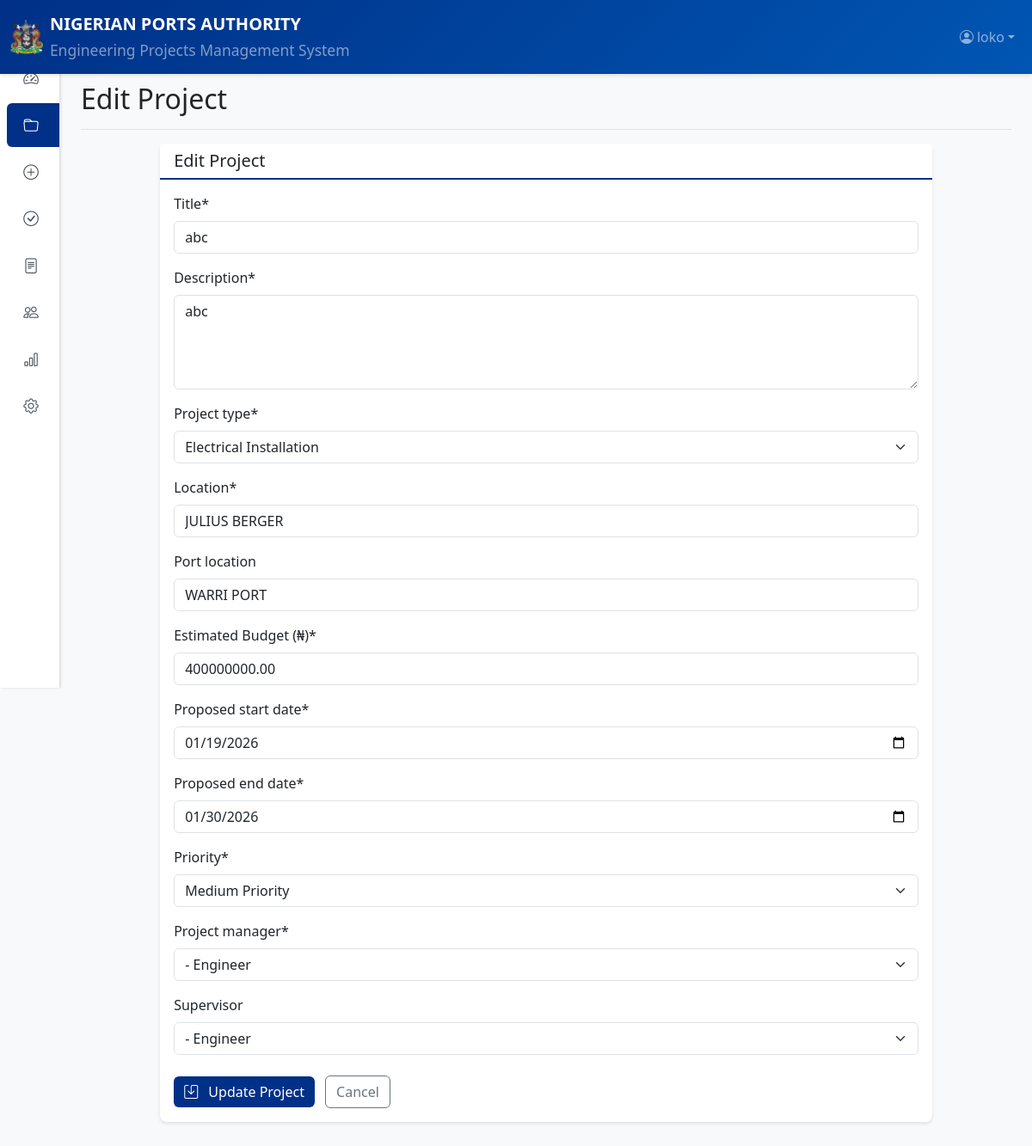
/projects/NPA-ENG-2026-004/update/ (signed in), run on the app's committed database.
### accounts/models.py (models this page shows)
class User(AbstractUser):
    OFFICE_CHOICES = [
        ('executive_director', 'Executive Director'),
        ('general_manager', 'General Manager'),
        ('assistant_general_manager', 'Assistant General Manager'),
        ('chief_port_engineer', 'Chief Port Engineer'),
        ('unit_head', 'Unit Head'),
        ('engineer', 'Engineer'),
    ]
    GRADE_LEVEL_CHOICES = [
        (16, 'GL 17 - Executive Director'),
        (16, 'GL 16 - General Manager'),
        (15, 'GL 15 - Asst. General Manager'),
        (14, 'GL 14 - Principal Manager'),
        (13, 'GL 13 - Senior Manager'),
        (12, 'GL 12 - Manager'),
        (10, 'GL 10 - Asst. Manager'),
        (9, 'GL 9 -  I'),
        (8, 'GL 8 -  II'),
    ]
    DEPARTMENT_CHOICES = [
        ('civil', 'Civil Engineering'),
        ('electrical', 'Electrical Engineering'),
        ('marine', 'Marine Engineering'),
        ('planning', 'Planning & Design'),
        ('maintenance', 'Maintenance'),
        ('dredging', 'Dredging'),
    ]
    office = models.CharField(max_length=50, choices=OFFICE_CHOICES, default='engineer')
    grade_level = models.IntegerField(choices=GRADE_LEVEL_CHOICES, null=True, blank=True)
    department = models.CharField(max_length=50, choices=DEPARTMENT_CHOICES)
    employee_id = models.CharField(max_length=50, unique=True)
    phone_number = models.CharField(max_length=20)
    signature_pin = models.CharField(max_length=6, blank=True, null=True)
    pin_set = models.BooleanField(default=False)
    is_approving_officer = models.BooleanField(default=False)
    created_at = models.DateTimeField(auto_now_add=True)
    updated_at = models.DateTimeField(auto_now=True)
    class Meta:
        ordering = ['-grade_level', 'last_name']
    def __str__(self):
        return f"{self.get_full_name()} - {self.get_office_display()}"

### projects/models.py (models this page shows, shortened)
class Project(models.Model):
    STATUS_CHOICES = [
        ('draft', 'Draft'),
        ('submitted', 'Submitted'),
        ('under_review', 'Under Review'),
        ('approved', 'Approved'),
        ('in_progress', 'In Progress'),
        ('on_hold', 'On Hold'),
        ('completed', 'Completed'),
        ('cancelled', 'Cancelled'),
    ]
    PRIORITY_CHOICES = [
        ('low', 'Low Priority'),
        ('medium', 'Medium Priority'),
        ('high', 'High Priority'),
        ('critical', 'Critical Priority'),
    ]
    PROJECT_TYPE_CHOICES = [
        ('civil', 'Civil Works'),
        ('electrical', 'Electrical Installation'),
        ('mechanical', 'Mechanical Works'),
        ('marine', 'Marine Works'),
        ('dredging', 'Dredging Works'),
        ('maintenance', 'Maintenance'),
        ('rehabilitation', 'Rehabilitation'),
        ('new_construction', 'New Construction'),
    ]
    project_id = models.CharField(max_length=50, unique=True, primary_key=True)
    title = models.CharField(max_length=200)
    description = models.TextField()
    project_type = models.CharField(max_length=50, choices=PROJECT_TYPE_CHOICES)
    location = models.CharField(max_length=200)
    port_location = models.CharField(max_length=100, blank=True)
    estimated_budget = models.DecimalField(max_digits=15, decimal_places=2)
    approved_budget = models.DecimalField(max_digits=15, decimal_places=2, null=True, blank=True)
    spent_budget = models.DecimalField(max_digits=15, decimal_places=2, default=0)
    proposed_start_date = models.DateField()
    proposed_end_date = models.DateField()
    approved_start_date = models.DateField(null=True, blank=True)
    approved_end_date = models.DateField(null=True, blank=True)
    actual_start_date = models.DateField(null=True, blank=True)
    actual_end_date = models.DateField(null=True, blank=True)
    status = models.CharField(max_length=20, choices=STATUS_CHOICES, default='draft')
    priority = models.CharField(max_length=20, choices=PRIORITY_CHOICES, default='medium')
    created_by = models.ForeignKey(User, on_delete=models.CASCADE, related_name='created_projects')
    project_manager = models.ForeignKey(User, on_delete=models.SET_NULL, null=True,
                                        related_name='managed_projects')
    supervisor = models.ForeignKey(User, on_delete=models.SET_NULL, null=True, blank=True,
                                   related_name='supervised_projects')
    contractor = models.ForeignKey(Contractor, on_delete=models.SET_NULL, null=True, blank=True)
    created_at = models.DateTimeField(auto_now_add=True)
    updated_at = models.DateTimeField(auto_now=True)
    submitted_at = models.DateTimeField(null=True, blank=True)
    approved_at = models.DateTimeField(null=True, blank=True)
    reviewed_by = models.ForeignKey(User, on_delete=models.SET_NULL, null=True, blank=True,
                                   related_name='reviewed_projects')
    approved_by = models.ForeignKey(User, on_delete=models.SET_NULL, null=True, blank=True,
                                   related_name='approved_projects')
    class Meta:
        ordering = ['-created_at']

### projects/views.py (the view, shortened to what this page needs)
# urls.py: path('<str:project_id>/update/', views.ProjectUpdateView.as_view(), name='project_update'),
class ProjectUpdateView(LoginRequiredMixin, UpdateView):
    model = Project
    form_class = ProjectForm
    template_name = 'projects/project_form.html'
    def get_object(self):
        project_id = self.kwargs.get('project_id')
        return get_object_or_404(Project, project_id=project_id)
    def dispatch(self, request, *args, **kwargs):
        project = self.get_object()
        if not (request.user == project.created_by or request.user.is_superuser):
            messages.error(request, "You don't have permission to edit this project.")
            return redirect('project_detail', pk=project.pk)
        return super().dispatch(request, *args, **kwargs)

### projects/forms.py (shortened to what this page needs)
class ProjectForm(forms.ModelForm):
    class Meta:
        model = Project
        fields = [
            'title', 'description', 'project_type', 'location', 'port_location',
            'estimated_budget', 'proposed_start_date', 'proposed_end_date',
            'priority', 'project_manager', 'supervisor'
        ]
        widgets = {
            'proposed_start_date': forms.DateInput(attrs={'type': 'date'}),
            'proposed_end_date': forms.DateInput(attrs={'type': 'date'}),
            'description': forms.Textarea(attrs={'rows': 4, 'placeholder': 'Project description...'}),
        }
        labels = {
            'estimated_budget': 'Estimated Budget (₦)',
        }

### templates/projects/project_form.html (shortened to what this page needs)
{% extends 'base.html' %}
{% load crispy_forms_tags %}
{% block page_title %}
    {% if form.instance.pk %}Edit{% else %}Create{% endif %} Project
{% endblock %}
{% block content %}
<div class="row justify-content-center">
    <div class="col-lg-10">
        <div class="card">
            <div class="card-header">
                <h5 class="card-title mb-0">
                    {% if form.instance.pk %}Edit Project{% else %}Create New Project{% endif %}
                </h5>
            </div>
            <div class="card-body">
                <form method="post">
                    {{ form|crispy }}
                    <div class="mt-4">
                        <button type="submit" class="btn btn-npa">
                            <i class="bi bi-save me-2"></i>
                            {% if form.instance.pk %}Update{% else %}Create{% endif %} Project
                        </button>
                        <a href="{% if form.instance.pk %}{% url 'project_detail' form.instance.pk %}{% else %}{% url 'project_list' %}{% endif %}"
                           class="btn btn-outline-secondary ms-2">
                            Cancel
                        </a>
                    </div>
                </form>
            </div>
        </div>
    </div>
</div>
{% endblock %}

### templates/base.html (shortened to what this page needs)
{% load static %}
<!DOCTYPE html>
<html lang="en">
<head>
    <link href="https://cdn.jsdelivr.net/npm/bootstrap@5.3.0/dist/css/bootstrap.min.css" rel="stylesheet">
    <link rel="stylesheet" href="https://cdn.jsdelivr.net/npm/bootstrap-icons@1.10.0/font/bootstrap-icons.css">
</head>
<body>
    <nav class="navbar navbar-expand-lg navbar-dark navbar-npa fixed-top">
        <div class="container-fluid">
            <a class="navbar-brand d-flex align-items-center" href="{% url 'dashboard' %}">
                <img src="{% static 'images/npa3.png' %}"
                     alt="NPA Logo" class="me-2" height="40">
                <div>
                    <div class="fw-bold">NIGERIAN PORTS AUTHORITY</div>
                    <small class="text-white-50">Engineering Projects Management System</small>
                </div>
            </a>
            <div class="collapse navbar-collapse" id="navbarNav">
                <ul class="navbar-nav ms-auto">
                    <li class="nav-item dropdown">
                        <a class="nav-link dropdown-toggle d-flex align-items-center" href="#"
                           id="userDropdown" role="button" data-bs-toggle="dropdown">
                            <i class="bi bi-person-circle me-1"></i>
                            {{ request.user.get_full_name|default:request.user.username }}
                        </a>
                    </li>
                </ul>
            </div>
        </div>
    </nav>
    <div class="sidebar-wrapper">
        <div class="sidebar">
            <nav class="nav flex-column">
                <a class="nav-link {% if request.path == '/' %}active{% endif %}"
                   href="{% url 'dashboard' %}">
                    <i class="bi bi-speedometer2"></i>
                </a>
                {% if perms.projects.view_project %}
                <a class="nav-link {% if 'projects' in request.path %}active{% endif %}"
                   href="{% url 'project_list' %}">
                    <i class="bi bi-folder"></i>
                </a>
                {% endif %}
                {% if perms.projects.add_project %}
                <a class="nav-link" href="{% url 'project_create' %}">
                    <i class="bi bi-plus-circle"></i>
                </a>
                {% endif %}
                {% if perms.approvals.view_approvalworkflow %}
                <a class="nav-link {% if 'approvals' in request.path %}active{% endif %}"
                   href="{% url 'approval_list' %}">
                    <i class="bi bi-check-circle"></i>
                </a>
                {% endif %}
                {% if perms.reports.view_report %}
                <a class="nav-link {% if 'reports' in request.path %}active{% endif %}"
                   href="{% url 'report_list' %}">
                    <i class="bi bi-file-text"></i>
                </a>
                {% endif %}
                {% if perms.accounts.view_user %}
                <a class="nav-link" href="{% url 'user_list' %}">
                    <i class="bi bi-people"></i>
                </a>
                {% endif %}
                <a class="nav-link {% if 'analytics' in request.path %}active{% endif %}"
                   href="{% url 'analytics' %}">
                    <i class="bi bi-bar-chart"></i>
                </a>
                <a class="nav-link {% if 'settings' in request.path %}active{% endif %}"
                   href="{% url 'settings' %}">
                    <i class="bi bi-gear"></i>
                </a>
            </nav>
        </div>
    </div>
    <main class="main-content px-md-4 py-4" style="margin-top: 56px;">
        <div class="d-flex justify-content-between flex-wrap flex-md-nowrap align-items-center
                    pt-3 pb-2 mb-3 border-bottom">
            <h1 class="h2">{% block page_title %}{% endblock %}</h1>
        </div>
        {% block content %}{% endblock %}
    </main>
</body>
</html>

### templates/base.html (style rules this page uses)
:root { --npa-blue: #003087; --npa-yellow: #FFD100; --npa-light-blue: #0056b3; --sidebar-width: 70px; --sidebar-expanded-width: 280px; }
body { font-family: 'Segoe UI', Tahoma, Geneva, Verdana, sans-serif; background-color: #f8f9fa; overflow-x: hidden; }
.navbar-npa { background: linear-gradient(135deg, var(--npa-blue) 0%, var(--npa-light-blue) 100%); box-shadow: 0 2px 4px rgba(0,0,0,0.1); }
.sidebar-wrapper { position: fixed; left: 0; top: 56px; width: var(--sidebar-width); height: calc(100vh - 56px); transition: width 0.3s ease; z-index: 1000; }
.sidebar { background-color: #ffffff; border-right: 1px solid #dee2e6; height: 100%; width: 100%; box-shadow: 1px 0 3px rgba(0,0,0,0.1); overflow-y: auto; overflow-x: hidden; transition: width 0.3s ease; }
.sidebar .nav { display: flex; flex-direction: column; width: 100%; padding-top: 0.5rem; }
.sidebar .nav-link { color: #495057; padding: 0.75rem 1rem; border-radius: 0.375rem; margin: 0.125rem 0.5rem; transition: all 0.2s; white-space: nowrap; display: flex; align-items: center; }
.sidebar .nav-link i { min-width: 24px; font-size: 1.1rem; margin-right: 12px; text-align: center; transition: transform 0.2s; }
.sidebar .nav-link:hover, .sidebar .nav-link.active { background-color: var(--npa-blue); color: white; }
.main-content { margin-left: var(--sidebar-width); transition: margin-left 0.3s ease; width: calc(100% - var(--sidebar-width)); }
.card { border: none; box-shadow: 0 2px 4px rgba(0,0,0,0.1); border-radius: 0.5rem; margin-bottom: 1rem; }
.card-header { background-color: white; border-bottom: 2px solid var(--npa-blue); font-weight: 600; }
.btn-npa { background-color: var(--npa-blue); color: white; border: none; }

### data on the page
User: user.get_full_name "loko"
Project: title "abc", description "abc", project_type "Electrical Installation", location "JULIUS BERGER", port_location "WARRI PORT", estimated_budget "400000000.00", proposed_start_date "01/19/2026", proposed_end_date "01/30/2026", priority "Medium Priority", project_manager "- Engineer", supervisor "- Engineer"
